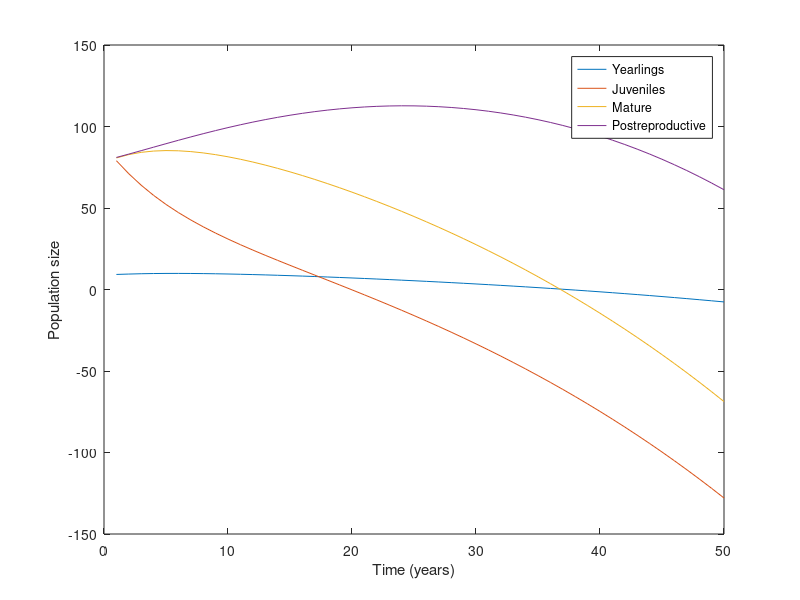

The MATLAB source for this figure:
%%% script for Exercise 2.15, Ellner & Guckenheimer
%%% Data from Brault and Caswell 1993 Ecology 74:1444
%%% for killer whales (Orcinus orca)
%%% Harvesting problem

%%% Four age-stage classes
%%% Yearlings, Juveniles, Mature, Postreproductive

%%% Growth matrix

A=[0	0.0043	0.1132	0;
0.9775	0.9111	0	0;
0	0.0736	0.9534	0;
0	0	0.0452	0.9804];

%% If I just want to know the eigenvalues:
lambda=eig(A)
dominant=max(lambda);

%% If I also want to know the corresponding eigenvectors
%% Matlab needs a little more syntax
[eigenvectors,lambda2]=eig(A)

%% If I want to express the eigenvector as proportion:
proportion=eigenvectors(:,2)/sum(eigenvectors(:,2));

%% Finish time (years)
T=50;

%% Create a data matrix to store output (numbers per class at time t)
%% rows are classes, columns will be time steps
n=zeros(4,T);

%% Initial condition  
n(:,1)=250*proportion;

%% harvest 10 juveniles 
h=[0;10;0;0];

%% Growth dynamics with harvest n(t)=An(t-1)-h.

for t=2:T;		%% repeat the action until time t=Finish time T
   n(:,t)=A*n(:,t-1)-h;
end

plot(1:T,n);
xlabel('Time (years)');
ylabel('Population size')
legend('Yearlings','Juveniles','Mature','Postreproductive')

